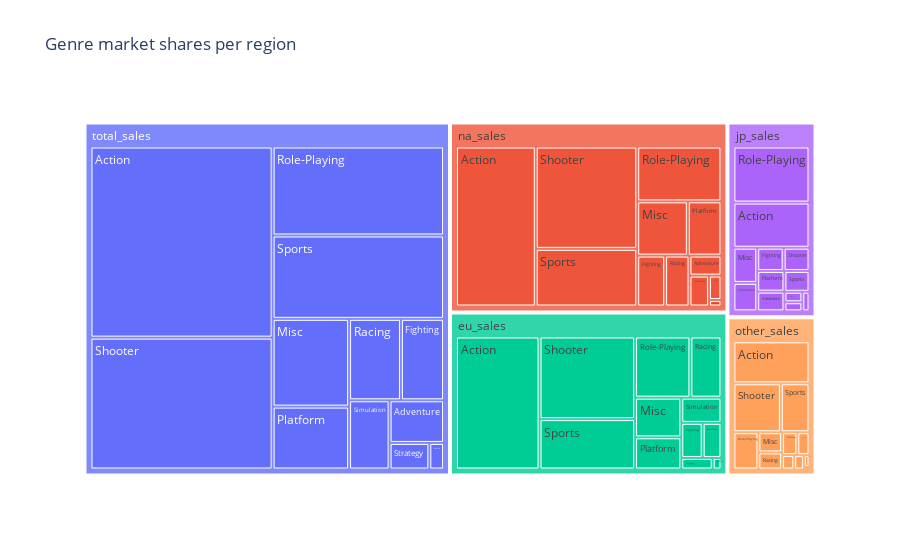

The notebook cell saved with this chart:
### Markdown cell above
We've got the following results:

- NA:
    - X360 (140)
    - PS4 (108)
    - PS3 (103)
    - XOne (93)
    - 3DS (55)
- EU:
    - PS4 (141)
    - PS3 (107)
    - X360 (74)
    - XOne (51)
    - 3DS (42)    
- JP:
    - 3DS (87)
    - PS3 (35)
    - PSV (21)
    - PS4 (16)
    - WiiU (13)

NA and JP are regions that produce game platforms (Microsoft in NA and Sony, Nintendo in Japan) so that's the reason the local vendors have the leading positions in these regions: in NA it's Microsoft's X360 (though Sony is behind but very close to it), in JP there's no Microsoft in top5. In EU JP wins 2 first places of market leaving X360 behind on the 3d place.

### Code cell
# Prepare data to get Region - Genre - Sales table
genre_sales = games_good.query('year_of_release >= 2012 and year_of_release < 2017').groupby('genre')[['na_sales','eu_sales','jp_sales','other_sales','total_sales']].sum().reset_index()
region_genre = genre_sales.pivot_table(columns='genre').stack().reset_index()
region_genre.columns = ['region', 'genre', 'sales']
region_genre

# build a treemap to get top 5 platforms for each region
fig = px.treemap(region_genre, path=['region', 'genre'], values='sales', title="Genre market shares per region")
fig.show()

### Figure 1 — Plotly figure (JSON) as saved in the notebook; plotly's stock layout.template omitted (floating-point values rounded to 4 significant figures)
{"data": [{"branchvalues": "total", "domain": {"x": [0, 1], "y": [0, 1]}, "hovertemplate": "labels=%{label}<br>sales=%{value}<br>parent=%{parent}<br>id=%{id}<extra></extra>", "ids": ["eu_sales/Action", "jp_sales/Action", "na_sales/Action", "other_sales/Action", "total_sales/Action", "eu_sales/Adventure", "jp_sales/Adventure", "na_sales/Adventure", "other_sales/Adventure", "total_sales/Adventure", "eu_sales/Fighting", "jp_sales/Fighting", "na_sales/Fighting", "other_sales/Fighting", "total_sales/Fighting", "eu_sales/Misc", "jp_sales/Misc", "na_sales/Misc", "other_sales/Misc", "total_sales/Misc", "eu_sales/Platform", "jp_sales/Platform", "na_sales/Platform", "other_sales/Platform", "total_sales/Platform", "eu_sales/Puzzle", "jp_sales/Puzzle", "na_sales/Puzzle", "other_sales/Puzzle", "total_sales/Puzzle", "eu_sales/Racing", "jp_sales/Racing", "na_sales/Racing", "other_sales/Racing", "total_sales/Racing", "eu_sales/Role-Playing", "jp_sales/Role-Playing", "na_sales/Role-Playing", "other_sales/Role-Playing", "total_sales/Role-Playing", "eu_sales/Shooter", "jp_sales/Shooter", "na_sales/Shooter", "other_sales/Shooter", "total_sales/Shooter", "eu_sales/Simulation", "jp_sales/Simulation", "na_sales/Simulation", "other_sales/Simulation", "total_sales/Simulation", "eu_sales/Sports", "jp_sales/Sports", "na_sales/Sports", "other_sales/Sports", "total_sales/Sports", "eu_sales/Strategy", "jp_sales/Strategy", "na_sales/Strategy", "other_sales/Strategy", "total_sales/Strategy", "eu_sales", "jp_sales", "na_sales", "other_sales", "total_sales"], "labels": ["Action", "Action", "Action", "Action", "Action", "Adventure", "Adventure", "Adventure", "Adventure", "Adventure", "Fighting", "Fighting", "Fighting", "Fighting", "Fighting", "Misc", "Misc", "Misc", "Misc", "Misc", "Platform", "Platform", "Platform", "Platform", "Platform", "Puzzle", "Puzzle", "Puzzle", "Puzzle", "Puzzle", "Racing", "Racing", "Racing", "Racing", "Racing", "Role-Playing", "Role-Playing", "Role-Playing", "Role-Playing", "Role-Playing", "Shooter", "Shooter", "Shooter", "Shooter", "Shooter", "Simulation", "Simulation", "Simulation", "Simulation", "Simulation", "Sports", "Sports", "Sports", "Sports", "Sports", "Strategy", "Strategy", "Strategy", "Strategy", "Strategy", "eu_sales", "jp_sales", "na_sales", "other_sales", "total_sales"], "name": "", "parents": ["eu_sales", "jp_sales", "na_sales", "other_sales", "total_sales", "eu_sales", "jp_sales", "na_sales", "other_sales", "total_sales", "eu_sales", "jp_sales", "na_sales", "other_sales", "total_sales", "eu_sales", "jp_sales", "na_sales", "other_sales", "total_sales", "eu_sales", "jp_sales", "na_sales", "other_sales", "total_sales", "eu_sales", "jp_sales", "na_sales", "other_sales", "total_sales", "eu_sales", "jp_sales", "na_sales", "other_sales", "total_sales", "eu_sales", "jp_sales", "na_sales", "other_sales", "total_sales", "eu_sales", "jp_sales", "na_sales", "other_sales", "total_sales", "eu_sales", "jp_sales", "na_sales", "other_sales", "total_sales", "eu_sales", "jp_sales", "na_sales", "other_sales", "total_sales", "eu_sales", "jp_sales", "na_sales", "other_sales", "total_sales", "", "", "", "", ""], "type": "treemap", "values": [159.8, 52.8, 177.9, 51.21, 441.7, 9.46, 8.24, 8.92, 2.81, 29.43, 10.79, 9.44, 19.79, 4.47, 44.49, 26.36, 12.86, 38.25, 7.68, 85.15, 21.41, 8.63, 25.38, 5.58, 61, 1.45, 2.14, 1.13, 0.23, 4.95, 27.29, 2.5, 17.3, 6.5, 53.59, 48.7, 65.54, 64.36, 14.91, 193.5, 113.5, 9.23, 144.8, 37.26, 304.8, 14.55, 10.41, 8.39, 2.23, 35.58, 69.25, 8.01, 81.53, 22.49, 181.3, 5.22, 2.88, 4.23, 1.06, 13.39, 507.8, 192.7, 592.0, 156.4, 1449.0]}], "layout": {"legend": {"tracegroupgap": 0}, "title": {"text": "Genre market shares per region"}}}
